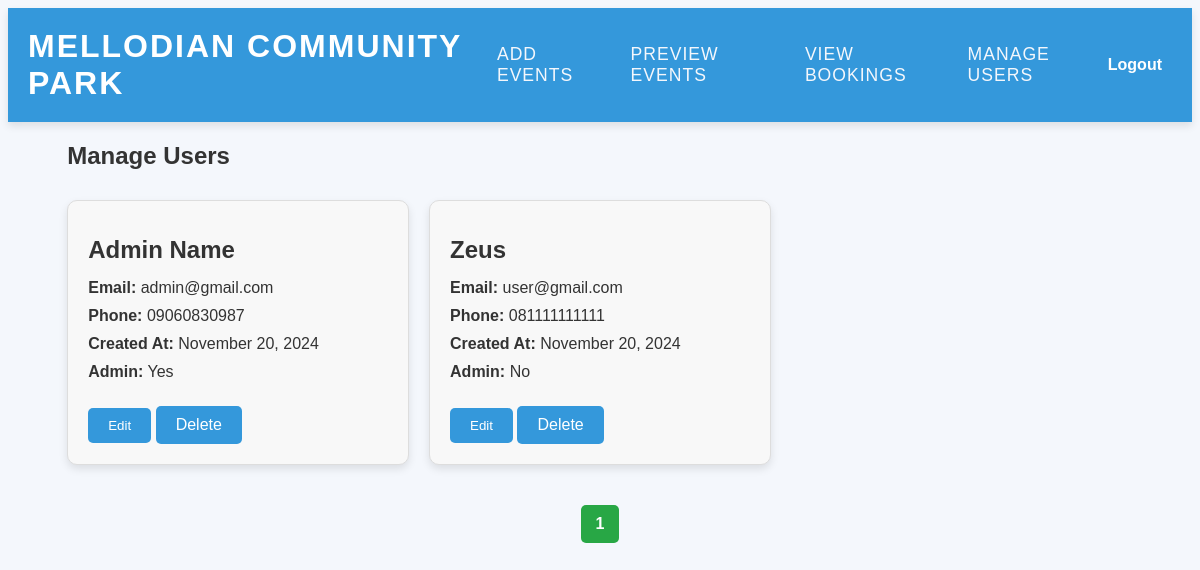
The app's page /manage_users.php (signed in) with its own data.
### tables this page shows
CREATE TABLE `users` (
  `id` int(11) NOT NULL,
  `name` varchar(255) NOT NULL,
  `email` varchar(255) NOT NULL,
  `password` varchar(255) NOT NULL,
  `phone` varchar(15) DEFAULT NULL,
  `created_at` timestamp NOT NULL DEFAULT current_timestamp(),
  `is_admin` tinyint(1) NOT NULL DEFAULT 0
);

### manage_users.php (the view, shortened to what this page needs)
<?php
@include 'config.php';
$limit = 10;
$page = isset($_GET['page']) ? (int)$_GET['page'] : 1;
$offset = ($page - 1) * $limit;
$total_query = "SELECT COUNT(*) AS total FROM users";
$total_result = mysqli_query($conn, $total_query);
$total_row = mysqli_fetch_assoc($total_result);
$total_users = $total_row['total'];
$total_pages = ceil($total_users / $limit);
$query = "SELECT * FROM users LIMIT $limit OFFSET $offset";
$users_result = mysqli_query($conn, $query);
?>
<!DOCTYPE html>
<html lang="en">
<head>
    <link rel="stylesheet" href="css/style.css">
</head>
<body>
<?php include 'header.php'; ?>
<div class="container">
    <h2>Manage Users</h2>
    <div class="event-grid">
        <?php if (mysqli_num_rows($users_result) > 0) {
            while ($row = mysqli_fetch_assoc($users_result)) {
                $userId = $row['id']; ?>
                <div class="event-card">
                    <div id="view-<?php echo $userId; ?>">
                        <h3><?php echo $row['name']; ?></h3>
                        <p><strong>Email:</strong> <?php echo $row['email']; ?></p>
                        <p><strong>Phone:</strong> <?php echo $row['phone'] ?? 'Not provided'; ?></p>
                        <p><strong>Created At:</strong> <?php echo date('F j, Y', strtotime($row['created_at'])); ?></p>
                        <p><strong>Admin:</strong> <?php echo $row['is_admin'] ? 'Yes' : 'No'; ?></p>
                        <div class="admin-actions">
                            <button class="btn" onclick="toggleEdit(<?php echo $userId; ?>)">Edit</button>
                            <a href="manage_users.php?delete=<?php echo $userId; ?>"
                               class="btn delete-btn"
                               onclick="return confirm('Are you sure you want to delete this user?');">Delete</a>
                        </div>
                    </div>
                </div>
        <?php }
        } else { ?>
            <p>No users found.</p>
        <?php } ?>
    </div>
    <div class="pagination">
        <div class="pagination-buttons">
            <?php for ($i = 1; $i <= $total_pages; $i++) { ?>
                <a href="manage_users.php?page=<?php echo $i; ?>" class="page-btn <?php echo ($i == $page) ? 'active' : ''; ?>"><?php echo $i; ?></a>
            <?php } ?>
        </div>
    </div>
</div>
</body>
</html>

### css/style.css (style rules this page uses)
body { font-family: 'Arial', sans-serif; background-color: #f4f7fc; color: #333; }
.pagination { margin: 20px 0; text-align: center; }
.pagination-buttons { display: inline-flex; align-items: center; justify-content: center; }
.pagination-buttons a { display: inline-block; padding: 10px 15px; margin: 0 5px; text-decoration: none; color: #fff; background-color: #007bff; border-radius: 5px; transition: background-color 0.3s, color 0.3s; }
.pagination-buttons a.active { background-color: #28a745; color: #fff; font-weight: bold; }
.container { width: 90%; margin: 0 auto; }
h3 { color: #333; font-size: 1.8rem; margin-bottom: 20px; }
.btn { padding: 10px 20px; background-color: #3498db; color: #fff; border: none; border-radius: 5px; cursor: pointer; }
.delete-btn, .option-btn { background-color: #f44336; color: #fff; padding: 8px 15px; border-radius: 5px; cursor: pointer; text-decoration: none; }
.event-grid { display: grid; grid-template-columns: repeat(auto-fill, minmax(300px, 1fr)); gap: 20px; margin-top: 30px; }
.event-card { background: #f8f8f8; border: 1px solid #ddd; padding: 20px; border-radius: 10px; box-shadow: 0 4px 8px rgba(0, 0, 0, 0.1); transition: transform 0.3s ease; }
.event-card h3 { font-size: 1.5rem; margin: 15px 0; }
.event-card p { font-size: 1rem; margin: 10px 0; }
.event-card .btn { display: inline-block; margin-top: 15px; padding: 10px 20px; background-color: #3498db; color: white; border-radius: 5px; text-decoration: none; }
.pagination { text-align: center; margin-top: 40px; }
.pagination a { margin: 0 10px; padding: 10px 15px; background-color: #3498db; color: white; text-decoration: none; border-radius: 5px; }

### records on screen
users: name "Admin Name", email "admin@gmail.com", phone "09060830987", created_at "November 20, 2024", is_admin "Yes"
users: name "Zeus", email "user@gmail.com", phone "081111111111", created_at "November 20, 2024", is_admin "No"
